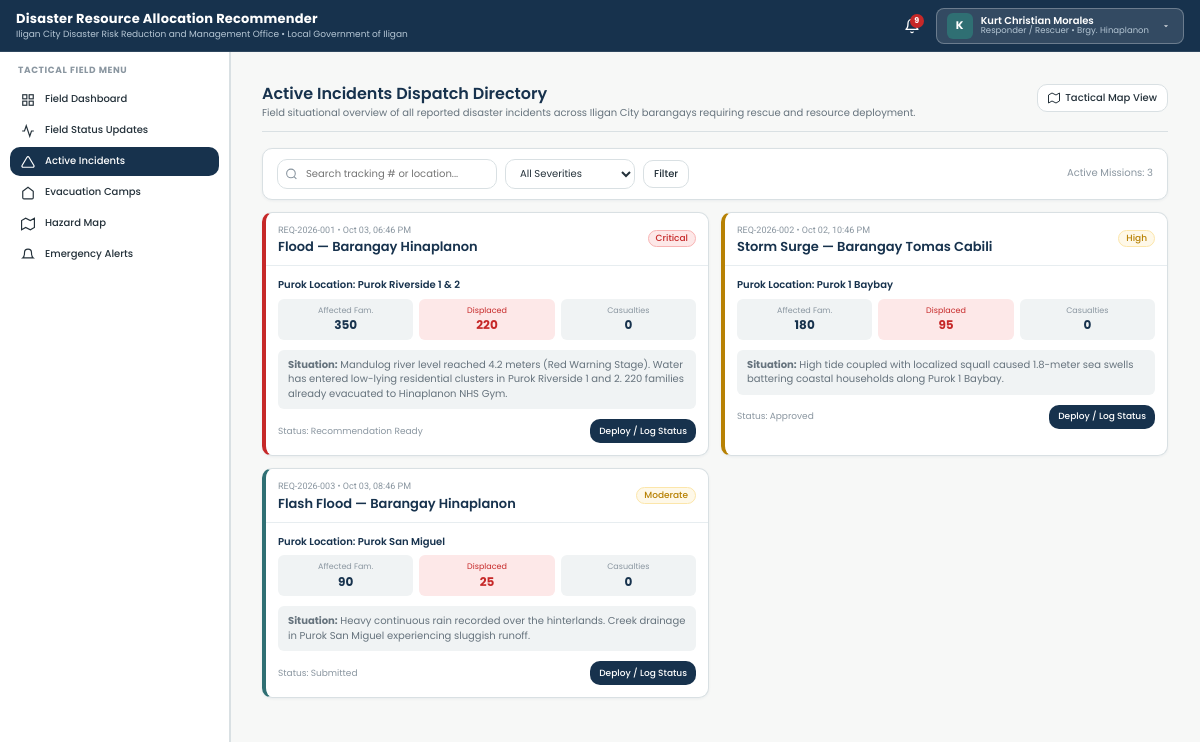
/views/responder/active-incidents.php (signed in), run on the app's committed database.
### tables this page shows
CREATE TABLE `disaster_reports` (
  `id` int(11) NOT NULL AUTO_INCREMENT,
  `tracking_code` varchar(50) NOT NULL,
  `barangay_id` int(11) NOT NULL,
  `purok_name` varchar(100) NOT NULL,
  `disaster_type` enum('Flood','Typhoon','Landslide','Earthquake','Fire','Storm Surge','Flash Flood') NOT NULL,
  `severity` enum('Low','Moderate','High','Critical') NOT NULL,
  `urgency` enum('Immediate','High','Medium','Low') NOT NULL,
  `affected_families` int(11) NOT NULL DEFAULT 0,
  `affected_individuals` int(11) NOT NULL DEFAULT 0,
  `displaced_families` int(11) NOT NULL DEFAULT 0,
  `casualties_count` int(11) NOT NULL DEFAULT 0,
  `injuries_count` int(11) NOT NULL DEFAULT 0,
  `missing_count` int(11) NOT NULL DEFAULT 0,
  `requested_assistance` text NOT NULL,
  `situation_overview` text DEFAULT NULL,
  `resolution_notes` text DEFAULT NULL,
  `status` enum('Submitted','Ongoing','Under Review','Recommendation Ready','Approved','Allocated','Dispatched','Completed','Rejected') NOT NULL DEFAULT 'Ongoing',
  `submitted_by` int(11) NOT NULL,
  `created_at` datetime DEFAULT current_timestamp(),
  `updated_at` datetime DEFAULT current_timestamp() ON UPDATE current_timestamp(),
  `completed_at` datetime DEFAULT NULL,
  PRIMARY KEY (`id`),
  UNIQUE KEY `tracking_code` (`tracking_code`),
  KEY `barangay_id` (`barangay_id`),
  KEY `submitted_by` (`submitted_by`),
  CONSTRAINT `disaster_reports_ibfk_1` FOREIGN KEY (`barangay_id`) REFERENCES `barangays` (`id`) ON DELETE CASCADE,
  CONSTRAINT `disaster_reports_ibfk_2` FOREIGN KEY (`submitted_by`) REFERENCES `users` (`id`) ON DELETE CASCADE
);

CREATE TABLE `barangays` (
  `id` int(11) NOT NULL AUTO_INCREMENT,
  `name` varchar(100) NOT NULL,
  `city` varchar(100) DEFAULT 'Iligan City',
  `status` enum('active','archived') NOT NULL DEFAULT 'active',
  `contact_person` varchar(100) DEFAULT NULL,
  `contact_number` varchar(30) DEFAULT NULL,
  `population` int(11) DEFAULT NULL,
  `total_households` int(11) DEFAULT NULL,
  `risk_level` enum('Low','Moderate','High','Critical') DEFAULT NULL,
  `area_radius` int(11) DEFAULT NULL COMMENT 'Geographic coverage and hazard radius of the area in meters',
  `coordinates_lat` decimal(10,6) NOT NULL,
  `coordinates_lng` decimal(10,6) NOT NULL,
  `created_at` datetime DEFAULT current_timestamp(),
  PRIMARY KEY (`id`),
  UNIQUE KEY `name` (`name`)
);

### views/responder/active-incidents.php (the view, shortened to what this page needs)
<?php
require_once __DIR__ . '/../../backend/services/Helpers.php';
$db = getDBConnection();
$search = trim($_GET['search'] ?? '');
$sql = "
    SELECT dr.*, b.name AS barangay_name, u.full_name AS submitted_by_name
    FROM disaster_reports dr
    JOIN barangays b ON dr.barangay_id = b.id
    JOIN users u ON dr.submitted_by = u.id
    WHERE dr.status NOT IN ('Completed', 'Rejected')
";
$params = [];
$sql .= " ORDER BY FIELD(dr.severity, 'Critical', 'High', 'Moderate', 'Low'), dr.created_at DESC";
$stmt = $db->prepare($sql);
$stmt->execute($params);
$incidents = $stmt->fetchAll();
require_once __DIR__ . '/../layouts/header.php';
require_once __DIR__ . '/../layouts/sidebar.php';
?>
<main class="main-content">
  <div class="page-header">
    <div class="page-header-title-wrap">
      <h1>Active Incidents Dispatch Directory</h1>
      <p class="page-header-desc">
        Field situational overview of all reported disaster incidents across Iligan City barangays requiring rescue and resource deployment.
      </p>
    </div>
    <div class="page-header-actions">
      <a href="<?= BASE_URL ?>/views/responder/risk-map.php" class="btn btn-outline">
        <svg width="12" height="12" viewBox="0 0 24 24" fill="none" stroke="currentColor" stroke-width="2"><polygon points="1 6 1 22 8 18 16 22 23 18 23 2 16 6 8 2 1 6"></polygon></svg>
        Tactical Map View
      </a>
    </div>
  </div>
  <div class="card" style="margin-bottom: var(--space-4);">
    <div class="card-body" style="padding:10px 14px;">
      <form method="GET" class="filter-bar" style="margin-bottom:0;">
        <div class="filter-group">
          <div class="search-input-wrap">
            <svg class="search-icon" viewBox="0 0 24 24" fill="none" stroke="currentColor" stroke-width="2"><circle cx="11" cy="11" r="8"></circle><line x1="21" y1="21" x2="16.65" y2="16.65"></line></svg>
            <input type="text" name="search" class="form-control" placeholder="Search tracking # or location..." value="<?= clean($search) ?>">
          </div>
          <select name="severity" class="form-control" style="width:130px;">
            <option value="">All Severities</option>
          </select>
          <button type="submit" class="btn btn-outline">Filter</button>
        </div>
        <div>
          <span style="font-size:10px;color:var(--color-text-muted);">
            Active Missions: <?= count($incidents) ?>
          </span>
        </div>
      </form>
    </div>
  </div>
  <div style="display:grid;grid-template-columns:repeat(auto-fill, minmax(360px, 1fr));gap:var(--space-4);">
    <?php if (empty($incidents)): ?>
      <div class="card" style="grid-column:1/-1;">
        <div class="empty-state">
          <div class="empty-state-title">No Active Incidents</div>
          <div class="empty-state-desc">All reported disaster incidents have been resolved or are currently inactive.</div>
        </div>
      </div>
    <?php else: ?>
      <?php foreach ($incidents as $inc): ?>
        <div class="card" style="margin-bottom:0;border-left:4px solid <?= $inc['severity'] === 'Critical' ? 'var(--color-danger)' : ($inc['severity'] === 'High' ? 'var(--color-warning)' : 'var(--color-secondary)') ?>;">
          <div class="card-header">
            <div>
              <span style="font-size:9px;color:var(--color-text-muted);font-family:var(--font-secondary);">
                <?= clean($inc['tracking_code']) ?> • <?= formatDate($inc['created_at'], 'M d, h:i A') ?>
              </span>
              <h3 class="card-title" style="margin-top:2px;">
                <?= clean($inc['disaster_type']) ?> — Barangay <?= clean($inc['barangay_name']) ?>
              </h3>
            </div>
            <div><?= renderStatusBadge($inc['severity']) ?></div>
          </div>
          <div class="card-body">
            <div style="font-size:10px;font-weight:600;color:var(--color-primary);margin-bottom:6px;">
              Purok Location: <?= clean($inc['purok_name']) ?>
            </div>
            <div style="display:grid;grid-template-columns:repeat(3, 1fr);gap:6px;margin-bottom:10px;text-align:center;">
              <div style="background:var(--color-surface-subtle);padding:6px;border-radius:6px;">
                <div style="font-size:8px;color:var(--color-text-muted);">Affected Fam.</div>
                <div style="font-size:12px;font-weight:700;color:var(--color-primary);"><?= $inc['affected_families'] ?></div>
              </div>
              <div style="background:var(--color-danger-bg);padding:6px;border-radius:6px;">
                <div style="font-size:8px;color:var(--color-danger);">Displaced</div>
                <div style="font-size:12px;font-weight:700;color:var(--color-danger);"><?= $inc['displaced_families'] ?></div>
              </div>
              <div style="background:var(--color-surface-subtle);padding:6px;border-radius:6px;">
                <div style="font-size:8px;color:var(--color-text-muted);">Casualties</div>
                <div style="font-size:12px;font-weight:700;color:var(--color-primary);"><?= $inc['casualties_count'] ?></div>
              </div>
            </div>
            <div style="font-size:10px;color:var(--color-text-secondary);background:var(--color-surface-subtle);padding:8px 10px;border-radius:6px;margin-bottom:10px;">
              <strong>Situation:</strong> <?= clean($inc['situation_overview'] ?: 'Immediate assistance requested by barangay responders.') ?>
            </div>
            <div style="display:flex;justify-content:space-between;align-items:center;">
              <span style="font-size:9px;color:var(--color-text-muted);">Status: <?= clean($inc['status']) ?></span>
              <a href="<?= BASE_URL ?>/views/responder/field-status.php?request_id=<?= $inc['id'] ?>" class="btn btn-primary btn-sm">
                Deploy / Log Status
              </a>
            </div>
          </div>
        </div>
      <?php endforeach; ?>
    <?php endif; ?>
  </div>
</main>
<?php require_once __DIR__ . '/../layouts/footer.php'; ?>

### backend/services/Helpers.php (shortened to what this page needs)
<?php
function formatDate($datetime, $format = 'M d, Y h:i A') {
    try {
        $dt = new DateTime($datetime);
        return $dt->format($format);
    } catch (Exception $e) {
        return $datetime;
    }
}
function clean($str) {
    return htmlspecialchars(trim((string)$str), ENT_QUOTES, 'UTF-8');
}
function renderStatusBadge($status) {
    $statusMap = [
        'active' => ['class' => 'badge-success', 'label' => 'Active'],
        'inactive' => ['class' => 'badge-danger', 'label' => 'Deactivated'],
        'deactivated' => ['class' => 'badge-danger', 'label' => 'Deactivated'],
        'pending' => ['class' => 'badge-warning', 'label' => 'Pending'],
        'archived' => ['class' => 'badge-neutral', 'label' => 'Archived'],
        'Submitted' => ['class' => 'badge-info', 'label' => 'Submitted'],
        'Under Review' => ['class' => 'badge-warning', 'label' => 'Under Review'],
        'Recommendation Ready' => ['class' => 'badge-info', 'label' => 'Recommendation Ready'],
        'Approved' => ['class' => 'badge-success', 'label' => 'Approved'],
        'Allocated' => ['class' => 'badge-success', 'label' => 'Allocated'],
        'Dispatched' => ['class' => 'badge-info', 'label' => 'Dispatched'],
        'Completed' => ['class' => 'badge-success', 'label' => 'Completed'],
        'Rejected' => ['class' => 'badge-danger', 'label' => 'Rejected'],
        'Pending Review' => ['class' => 'badge-warning', 'label' => 'Pending Review'],
        'Modified' => ['class' => 'badge-info', 'label' => 'Modified & Approved'],
        'Open / Active' => ['class' => 'badge-danger', 'label' => 'Open / Active'],
        'Standby' => ['class' => 'badge-neutral', 'label' => 'Standby'],
        'At Capacity' => ['class' => 'badge-danger', 'label' => 'At Capacity'],
        'Closed' => ['class' => 'badge-neutral', 'label' => 'Closed'],
        'Scheduled' => ['class' => 'badge-info', 'label' => 'Scheduled'],
        'Ongoing' => ['class' => 'badge-warning', 'label' => 'Ongoing'],
        'Cancelled' => ['class' => 'badge-danger', 'label' => 'Cancelled'],
        'Available' => ['class' => 'badge-success', 'label' => 'Available'],
        'Responding' => ['class' => 'badge-warning', 'label' => 'Responding'],
        'On Site' => ['class' => 'badge-danger', 'label' => 'On Site'],
        'Low' => ['class' => 'badge-neutral', 'label' => 'Low'],
        'Moderate' => ['class' => 'badge-warning', 'label' => 'Moderate'],
        'High' => ['class' => 'badge-warning', 'label' => 'High'],
        'Critical' => ['class' => 'badge-danger', 'label' => 'Critical'],
        'Immediate' => ['class' => 'badge-danger', 'label' => 'Immediate']
    ];
    $badge = $statusMap[$status] ?? ['class' => 'badge-neutral', 'label' => clean($status)];
    return '<span class="badge ' . $badge['class'] . '">' . $badge['label'] . '</span>';
}

### data on the page
disaster_reports: tracking_code "REQ-2026-001", created_at "Oct 03, 06:46 PM", disaster_type "Flood", barangay.name "Hinaplanon", severity "Critical", purok_name "Purok Riverside 1 & 2", affected_families "350", displaced_families "220", casualties_count "0", situation_overview "Mandulog river level reached 4.2 meters (Red Warning Stage). Water has entered low-lying residential clusters in Purok Riverside 1 and 2. 220 families already evacuated to Hinaplanon NHS Gym.", status "Recommendation Ready"
disaster_reports: tracking_code "REQ-2026-002", created_at "Oct 02, 10:46 PM", disaster_type "Storm Surge", barangay.name "Tomas Cabili", severity "High", purok_name "Purok 1 Baybay", affected_families "180", displaced_families "95", casualties_count "0", situation_overview "High tide coupled with localized squall caused 1.8-meter sea swells battering coastal households along Purok 1 Baybay.", status "Approved"
disaster_reports: tracking_code "REQ-2026-003", created_at "Oct 03, 08:46 PM", disaster_type "Flash Flood", barangay.name "Hinaplanon", severity "Moderate", purok_name "Purok San Miguel", affected_families "90", displaced_families "25", casualties_count "0", situation_overview "Heavy continuous rain recorded over the hinterlands. Creek drainage in Purok San Miguel experiencing sluggish runoff.", status "Submitted"

### other printed values
$officeSubtitle "Iligan City Disaster Risk Reduction and Management Office • Local Government of Iligan"
$unreadCount "9"
substr($currentUser['full_name'] ?? 'U', 0, 1) "K"
$currentUser['full_name'] "Kurt Christian Morales"
formatRoleName($currentUser['role']) "Responder / Rescuer"
$currentUser['barangay_name'] "Hinaplanon"
count($incidents) "3"
